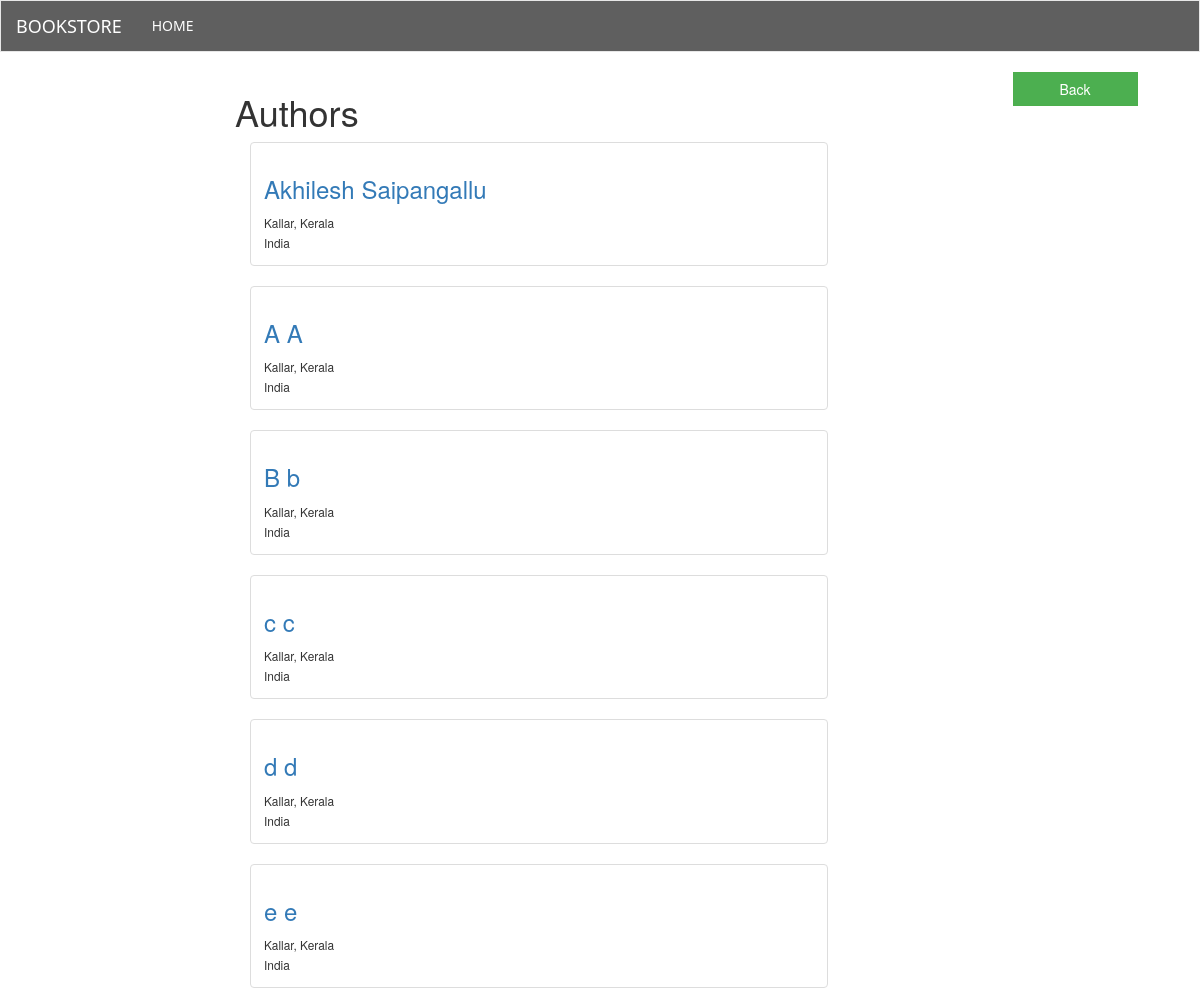
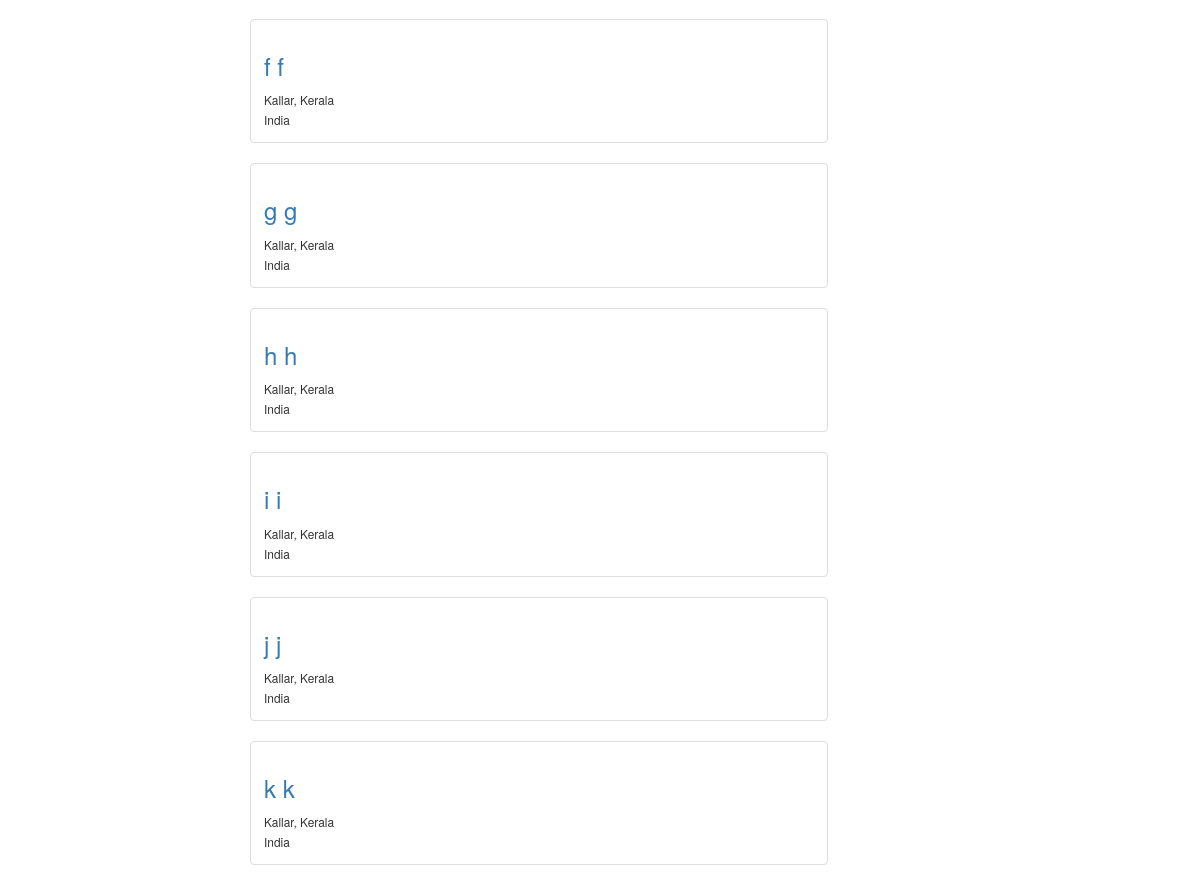
Before: /bookstore/authors/ with the older database file (2 pictures, top to bottom).
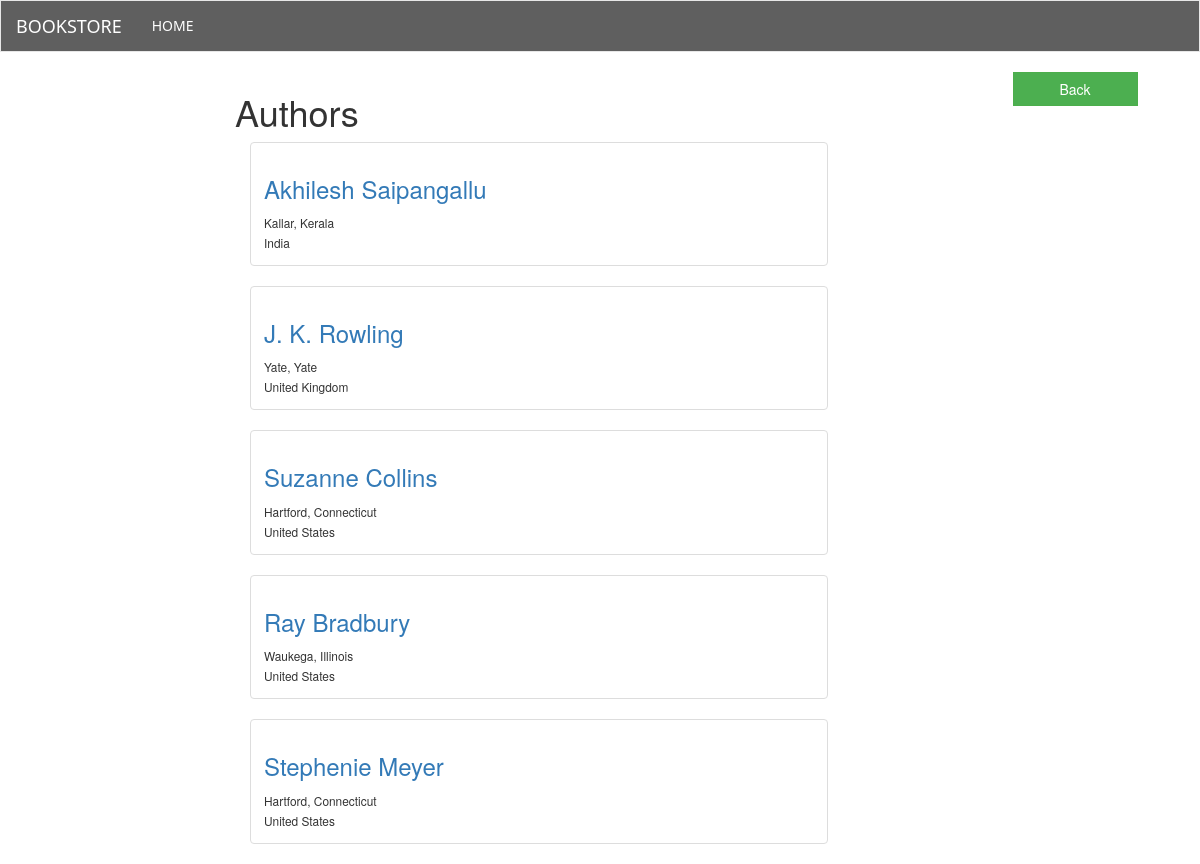
After: the same page with the newer database file.
### book/models.py (models this page shows, shortened)
class Author(models.Model):
    first_name = models.CharField(max_length=120)
    last_name = models.CharField(max_length=120)
    city = models.CharField(max_length=30)
    state = models.CharField(max_length=30)
    country = models.CharField(max_length=30)
    number_of_books = models.IntegerField(null=True, default=0)
    view_count = models.PositiveIntegerField(default=0)
    def get_absolute_url(self):
        return reverse(
            'author_details',
            kwargs={
                'id': self.id,
            }
        )

### book/views.py (the view)
# urls.py: url(r'^authors/(?P<id>\w+)$', views.author_details, name='author_details'),
def authors(request):
    empty = False
    query_set = Author.objects.all()
    if not query_set:
        empty = True
    context = {
        'author_obj': query_set,
        'empty': empty,
    }
    return render(request, 'book/authors.html', context)

### templates/book/authors.html (shortened to what this page needs)
{% extends 'book/base.html' %}
{% block middle_area %}
    <div class="col-sm-10">
            <div class="row">
            {% if empty %}
                <div><h1>No Authors</h1></div>
            {% else %}
                <div><h1>Authors</h1></div>
                {% for obj in author_obj %}
                    <div class="col-sm-12">
                        <div class="thumbnail">
                            <div class="caption">
                                <h3><a href="{{ obj.get_absolute_url }}">{{ obj.first_name }} {{ obj.last_name }}</a></h3>
                                <small>
                                    {{ obj.city }},
                                    {{ obj.state }}<br>
                                    {{ obj.country }}
                                </small><br>
                            </div>
                        </div>
                    </div>
                {% endfor %}
            {% endif %}
        </div>
    </div>
{% endblock middle_area %}
{% block right_side %}
    <p><a href="{% url 'home_page' %}"><button type="button" class="btn btn-success">Back</button></a></p>
{% endblock right_side %}

### templates/book/base.html (shortened to what this page needs)
<!DOCTYPE html>
{% load staticfiles %}
<html>
    <head>
        <link rel="stylesheet" href="" />
        <link rel="stylesheet" href="https://maxcdn.bootstrapcdn.com/bootstrap/3.3.7/css/bootstrap.min.css">
    </head>
    <body>
        {% block content %}
            <nav class="navbar navbar-default navbar-border">
                <div class="container-fluid">
                    <div class="navbar-header">
                        <a class="navbar-brand" href="{% url 'home_page' %}">BOOKSTORE</a>
                    </div>
                    <div class="collapse navbar-collapse" id="myNavbar">
                        <ul class="nav navbar-nav">
                            <li class=""><a href="{% url 'home_page' %}">HOME</a></li>
                        </ul>
                    </div>
                </div>
            </nav>
            <div class="container">
                <div class="container-fluid text-center">
                    <div class="row content">
                        <div class="col-sm-2 sidenav">
                        </div>
                        <div class="col-sm-8 text-left">
                            {% block middle_area %}{% endblock middle_area %}
                        </div>
                        <div class="col-sm-2 sidenav class_font">
                            {% block right_side %}{% endblock right_side %}
                        </div>
                    </div>
                </div>
            </div>
        {% endblock %}
    </body>
</html>

Changed rows visible on the page:
removed Author: first_name "A", last_name "A", city "Kallar", state "Kerala", country "India"
removed Author: first_name "B", last_name "b", city "Kallar", state "Kerala", country "India"
removed Author: first_name "c", last_name "c", city "Kallar", state "Kerala", country "India"
removed Author: first_name "d", last_name "d", city "Kallar", state "Kerala", country "India"
removed Author: first_name "e", last_name "e", city "Kallar", state "Kerala", country "India"
removed Author: first_name "f", last_name "f", city "Kallar", state "Kerala", country "India"
removed Author: first_name "g", last_name "g", city "Kallar", state "Kerala", country "India"
removed Author: first_name "h", last_name "h", city "Kallar", state "Kerala", country "India"
removed Author: first_name "i", last_name "i", city "Kallar", state "Kerala", country "India"
removed Author: first_name "j", last_name "j", city "Kallar", state "Kerala", country "India"
removed Author: first_name "k", last_name "k", city "Kallar", state "Kerala", country "India"
added Author: first_name "J. K.", last_name "Rowling", city "Yate", state "Yate", country "United Kingdom"
added Author: first_name "Suzanne", last_name "Collins", city "Hartford", state "Connecticut", country "United States"
added Author: first_name "Ray", last_name "Bradbury", city "Waukega", state "Illinois", country "United States"
added Author: first_name "Stephenie", last_name "Meyer", city "Hartford", state "Connecticut", country "United States"
